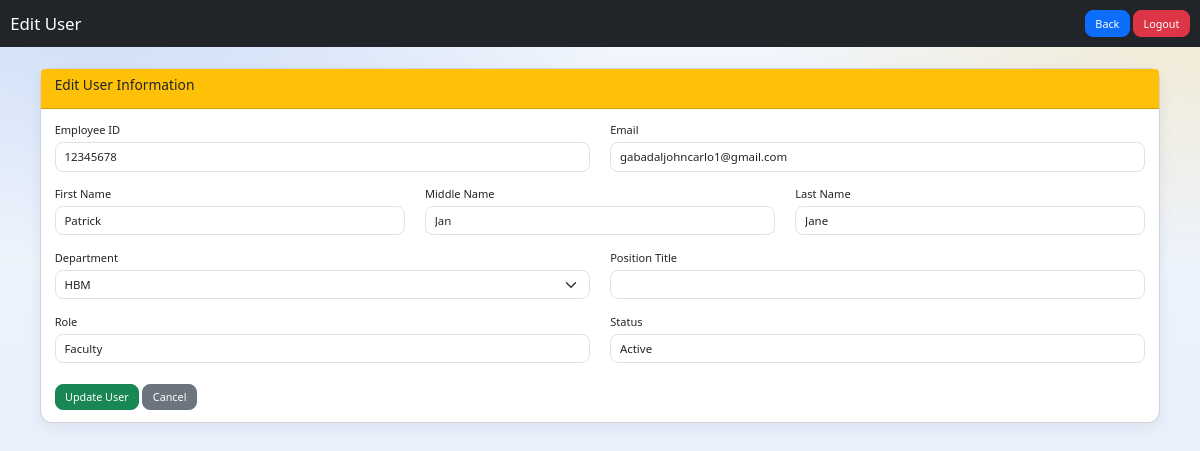
The page /admin/edit_user.php?id=31 (signed in) on the database as committed earlier.
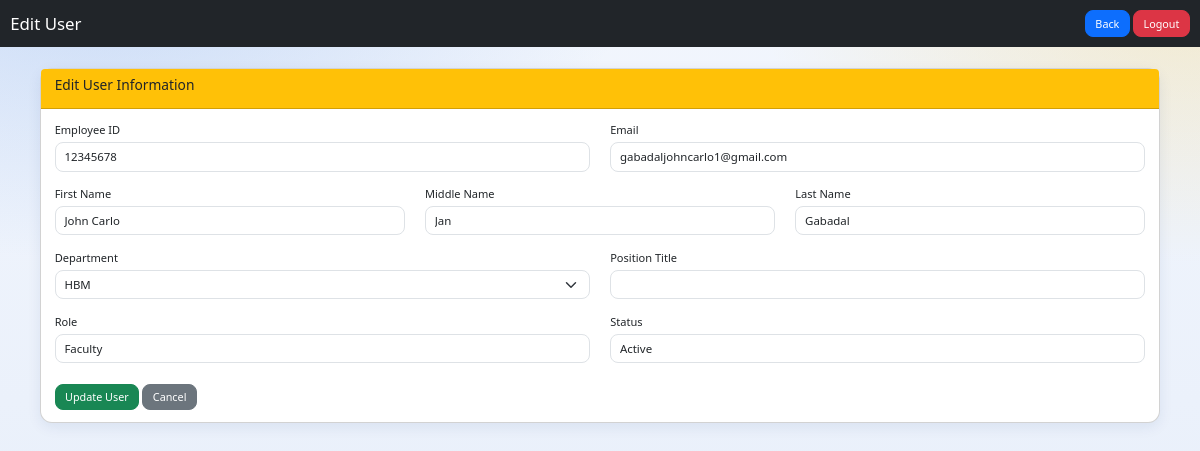
The same page on the database as committed later.
### tables this page shows
CREATE TABLE `users` (
  `user_id` int(11) NOT NULL AUTO_INCREMENT,
  `employee_id` varchar(50) DEFAULT NULL,
  `first_name` varchar(100) NOT NULL,
  `middle_name` varchar(100) DEFAULT NULL,
  `last_name` varchar(100) NOT NULL,
  `email` varchar(150) NOT NULL,
  `password` varchar(255) NOT NULL,
  `role` varchar(20) NOT NULL,
  `department` varchar(150) DEFAULT NULL,
  `position_title` varchar(150) DEFAULT NULL,
  `profile_picture` varchar(255) DEFAULT NULL,
  `reset_token` varchar(255) DEFAULT NULL,
  `reset_token_expiry` datetime DEFAULT NULL,
  `status` varchar(20) DEFAULT 'active',
  `created_at` timestamp NOT NULL DEFAULT current_timestamp(),
  PRIMARY KEY (`user_id`)
);

### admin/edit_user.php (the view, shortened to what this page needs)
<?php
include "../db.php";
$user_id = $_GET['id'];
$query = mysqli_query($conn,"
SELECT *
FROM users
WHERE user_id='$user_id'
");
$user = mysqli_fetch_assoc($query);
?>
<!DOCTYPE html>
<html>
<head>
<link href="https://cdn.jsdelivr.net/npm/bootstrap@5.3.3/dist/css/bootstrap.min.css" rel="stylesheet">
<link rel="stylesheet" href="../assets/ui.css">
</head>
<body class="bg-light">
<nav class="navbar navbar-dark bg-dark">
<div class="container-fluid">
<span class="navbar-brand">
Edit User
</span>
<div>
<a href="users.php" class="btn btn-primary">
Back
</a>
<a href="../logout.php" onclick="return confirm('Are you sure you want to log out?')" class="btn btn-danger">
Logout
</a>
</div>
</div>
</nav>
<div class="container mt-4">
<div class="card shadow">
<div class="card-header bg-warning">
<h4>Edit User Information</h4>
</div>
<div class="card-body">
<form method="POST">
<div class="row">
<div class="col-md-6">
<label class="form-label">
Employee ID
</label>
<input
type="text"
name="employee_id"
class="form-control"
value="<?php echo $user['employee_id']; ?>">
</div>
<div class="col-md-6">
<label class="form-label">
Email
</label>
<input
type="email"
name="email"
class="form-control"
value="<?php echo $user['email']; ?>">
</div>
</div>
<div class="row mt-3">
<div class="col-md-4">
<label class="form-label">
First Name
</label>
<input
type="text"
name="first_name"
class="form-control"
value="<?php echo $user['first_name']; ?>">
</div>
<div class="col-md-4">
<label class="form-label">
Middle Name
</label>
<input
type="text"
name="middle_name"
class="form-control"
value="<?php echo $user['middle_name']; ?>">
</div>
<div class="col-md-4">
<label class="form-label">
Last Name
</label>
<input
type="text"
name="last_name"
class="form-control"
value="<?php echo $user['last_name']; ?>">
</div>
</div>
<div class="row mt-3">
<div class="col-md-6">
<label class="form-label">
Department
</label>
<?php $depts = ['Computer Studies','HBM','BindTech','Education','Not Teaching','Others']; ?>
<select name="department" class="form-select">
<?php foreach ($depts as $d): ?>
<option value="<?php echo $d; ?>" <?php echo ($user['department'] === $d) ? 'selected' : ''; ?>><?php echo $d; ?></option>
<?php endforeach; ?>
</select>
</div>
<div class="col-md-6">
<label class="form-label">
Position Title
</label>
<input
type="text"
name="position_title"
class="form-control"
value="<?php echo $user['position_title']; ?>">
</div>
</div>
<div class="row mt-3">
<div class="col-md-6">
<label class="form-label">
Role
</label>
<select
name="role"
class="form-control">
<option value="faculty" <?php if($user['role']=="faculty") echo "selected"; ?>>
Faculty
</option>
</select>
</div>
<div class="col-md-6">
<label class="form-label">
Status
</label>
<select
name="status"
class="form-control">
<option value="active" <?php if($user['status']=="active") echo "selected"; ?>>
Active
</option>
</select>
</div>
</div>
<div class="mt-4">
<button
type="submit"
name="update"
class="btn btn-success">
Update User
</button>
<a
href="users.php"
class="btn btn-secondary">
Cancel
</a>
</div>
</form>
</div>
</div>
</div>
</body>
</html>

Rows that differ between the two databases and show on the page:
changed users "gabadaljohncarlo1@gmail.com": first_name "Patrick" → "John Carlo"; last_name "Jane" → "Gabadal"
